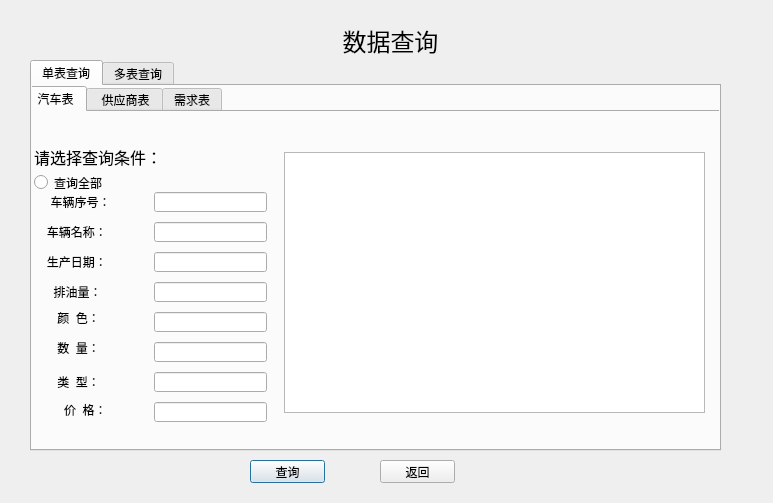
<?xml version="1.0" encoding="UTF-8"?>
<ui version="4.0">
 <class>cx</class>
 <widget class="QDialog" name="cx">
  <property name="geometry">
   <rect>
    <x>0</x>
    <y>0</y>
    <width>773</width>
    <height>503</height>
   </rect>
  </property>
  <property name="windowTitle">
   <string>Dialog</string>
  </property>
  <widget class="QLabel" name="label">
   <property name="geometry">
    <rect>
     <x>320</x>
     <y>20</y>
     <width>141</width>
     <height>41</height>
    </rect>
   </property>
   <property name="text">
    <string>&lt;html&gt;&lt;head/&gt;&lt;body&gt;&lt;p align=&quot;center&quot;&gt;&lt;span style=&quot; font-size:18pt;&quot;&gt;数据查询&lt;/span&gt;&lt;/p&gt;&lt;/body&gt;&lt;/html&gt;</string>
   </property>
  </widget>
  <widget class="QPushButton" name="cxButton">
   <property name="geometry">
    <rect>
     <x>250</x>
     <y>460</y>
     <width>75</width>
     <height>23</height>
    </rect>
   </property>
   <property name="text">
    <string>查询</string>
   </property>
  </widget>
  <widget class="QTabWidget" name="tabWidget">
   <property name="geometry">
    <rect>
     <x>30</x>
     <y>60</y>
     <width>691</width>
     <height>391</height>
    </rect>
   </property>
   <property name="currentIndex">
    <number>0</number>
   </property>
   <property name="iconSize">
    <size>
     <width>500</width>
     <height>30</height>
    </size>
   </property>
   <widget class="QWidget" name="tab">
    <attribute name="title">
     <string>单表查询</string>
    </attribute>
    <widget class="QTabWidget" name="tabWidget_2">
     <property name="geometry">
      <rect>
       <x>-10</x>
       <y>0</y>
       <width>701</width>
       <height>371</height>
      </rect>
     </property>
     <property name="layoutDirection">
      <enum>Qt::LeftToRight</enum>
     </property>
     <property name="autoFillBackground">
      <bool>false</bool>
     </property>
     <property name="currentIndex">
      <number>0</number>
     </property>
     <property name="iconSize">
      <size>
       <width>600</width>
       <height>16</height>
      </size>
     </property>
     <widget class="QWidget" name="tab_3">
      <attribute name="title">
       <string> 汽车表</string>
      </attribute>
      <widget class="QTableView" name="table1">
       <property name="geometry">
        <rect>
         <x>260</x>
         <y>40</y>
         <width>421</width>
         <height>261</height>
        </rect>
       </property>
      </widget>
      <widget class="QLabel" name="label_9">
       <property name="geometry">
        <rect>
         <x>10</x>
         <y>20</y>
         <width>161</width>
         <height>51</height>
        </rect>
       </property>
       <property name="text">
        <string>&lt;html&gt;&lt;head/&gt;&lt;body&gt;&lt;p&gt;&lt;span style=&quot; font-size:12pt;&quot;&gt;请选择查询条件：&lt;/span&gt;&lt;/p&gt;&lt;/body&gt;&lt;/html&gt;</string>
       </property>
      </widget>
      <widget class="QRadioButton" name="qc9">
       <property name="geometry">
        <rect>
         <x>10</x>
         <y>60</y>
         <width>89</width>
         <height>21</height>
        </rect>
       </property>
       <property name="text">
        <string>查询全部</string>
       </property>
      </widget>
      <widget class="QLineEdit" name="lineEditCar">
       <property name="geometry">
        <rect>
         <x>130</x>
         <y>80</y>
         <width>113</width>
         <height>20</height>
        </rect>
       </property>
      </widget>
      <widget class="QLineEdit" name="lineEditCar2">
       <property name="geometry">
        <rect>
         <x>130</x>
         <y>110</y>
         <width>113</width>
         <height>20</height>
        </rect>
       </property>
      </widget>
      <widget class="QLineEdit" name="lineEditCar3">
       <property name="geometry">
        <rect>
         <x>130</x>
         <y>140</y>
         <width>113</width>
         <height>20</height>
        </rect>
       </property>
      </widget>
      <widget class="QLineEdit" name="lineEditCar4">
       <property name="geometry">
        <rect>
         <x>130</x>
         <y>170</y>
         <width>113</width>
         <height>20</height>
        </rect>
       </property>
      </widget>
      <widget class="QLineEdit" name="lineEditCar5">
       <property name="geometry">
        <rect>
         <x>130</x>
         <y>200</y>
         <width>113</width>
         <height>20</height>
        </rect>
       </property>
      </widget>
      <widget class="QLineEdit" name="lineEditCar6">
       <property name="geometry">
        <rect>
         <x>130</x>
         <y>230</y>
         <width>113</width>
         <height>20</height>
        </rect>
       </property>
      </widget>
      <widget class="QLineEdit" name="lineEditCar7">
       <property name="geometry">
        <rect>
         <x>130</x>
         <y>260</y>
         <width>113</width>
         <height>20</height>
        </rect>
       </property>
      </widget>
      <widget class="QLineEdit" name="lineEditCar8">
       <property name="geometry">
        <rect>
         <x>130</x>
         <y>290</y>
         <width>113</width>
         <height>20</height>
        </rect>
       </property>
      </widget>
      <widget class="QLabel" name="label_3">
       <property name="geometry">
        <rect>
         <x>20</x>
         <y>80</y>
         <width>71</width>
         <height>20</height>
        </rect>
       </property>
       <property name="text">
        <string>  车辆序号：</string>
       </property>
      </widget>
      <widget class="QLabel" name="label_5">
       <property name="geometry">
        <rect>
         <x>13</x>
         <y>110</y>
         <width>71</width>
         <height>20</height>
        </rect>
       </property>
       <property name="text">
        <string>   车辆名称：</string>
       </property>
      </widget>
      <widget class="QLabel" name="label_14">
       <property name="geometry">
        <rect>
         <x>13</x>
         <y>140</y>
         <width>71</width>
         <height>20</height>
        </rect>
       </property>
       <property name="text">
        <string>   生产日期：</string>
       </property>
      </widget>
      <widget class="QLabel" name="label_15">
       <property name="geometry">
        <rect>
         <x>23</x>
         <y>170</y>
         <width>61</width>
         <height>20</height>
        </rect>
       </property>
       <property name="text">
        <string>  排油量：</string>
       </property>
      </widget>
      <widget class="QLabel" name="label_16">
       <property name="geometry">
        <rect>
         <x>30</x>
         <y>200</y>
         <width>54</width>
         <height>12</height>
        </rect>
       </property>
       <property name="text">
        <string> 颜  色：</string>
       </property>
      </widget>
      <widget class="QLabel" name="label_17">
       <property name="geometry">
        <rect>
         <x>30</x>
         <y>230</y>
         <width>54</width>
         <height>12</height>
        </rect>
       </property>
       <property name="text">
        <string> 数  量：</string>
       </property>
      </widget>
      <widget class="QLabel" name="label_18">
       <property name="geometry">
        <rect>
         <x>30</x>
         <y>260</y>
         <width>54</width>
         <height>20</height>
        </rect>
       </property>
       <property name="text">
        <string> 类  型：</string>
       </property>
      </widget>
      <widget class="QLabel" name="label_19">
       <property name="geometry">
        <rect>
         <x>40</x>
         <y>290</y>
         <width>71</width>
         <height>16</height>
        </rect>
       </property>
       <property name="text">
        <string>价  格：</string>
       </property>
      </widget>
     </widget>
     <widget class="QWidget" name="tab_4">
      <attribute name="title">
       <string> 供应商表</string>
      </attribute>
      <widget class="QTableView" name="table2">
       <property name="geometry">
        <rect>
         <x>250</x>
         <y>0</y>
         <width>431</width>
         <height>281</height>
        </rect>
       </property>
      </widget>
      <widget class="QLabel" name="label_8">
       <property name="geometry">
        <rect>
         <x>10</x>
         <y>20</y>
         <width>161</width>
         <height>51</height>
        </rect>
       </property>
       <property name="text">
        <string>&lt;html&gt;&lt;head/&gt;&lt;body&gt;&lt;p&gt;&lt;span style=&quot; font-size:12pt;&quot;&gt;请选择查询条件：&lt;/span&gt;&lt;/p&gt;&lt;/body&gt;&lt;/html&gt;</string>
       </property>
      </widget>
      <widget class="QRadioButton" name="gy5">
       <property name="geometry">
        <rect>
         <x>10</x>
         <y>70</y>
         <width>89</width>
         <height>31</height>
        </rect>
       </property>
       <property name="text">
        <string> 查询全部</string>
       </property>
      </widget>
      <widget class="QLabel" name="label_7">
       <property name="geometry">
        <rect>
         <x>40</x>
         <y>110</y>
         <width>71</width>
         <height>21</height>
        </rect>
       </property>
       <property name="text">
        <string>供应商编号：</string>
       </property>
      </widget>
      <widget class="QLabel" name="label_11">
       <property name="geometry">
        <rect>
         <x>30</x>
         <y>150</y>
         <width>71</width>
         <height>16</height>
        </rect>
       </property>
       <property name="text">
        <string> 供应商名 ：</string>
       </property>
      </widget>
      <widget class="QLabel" name="label_12">
       <property name="geometry">
        <rect>
         <x>10</x>
         <y>190</y>
         <width>101</width>
         <height>20</height>
        </rect>
       </property>
       <property name="autoFillBackground">
        <bool>false</bool>
       </property>
       <property name="text">
        <string>     所在城市：</string>
       </property>
      </widget>
      <widget class="QLabel" name="label_13">
       <property name="geometry">
        <rect>
         <x>20</x>
         <y>230</y>
         <width>71</width>
         <height>21</height>
        </rect>
       </property>
       <property name="text">
        <string>   联系电话：</string>
       </property>
      </widget>
      <widget class="QLineEdit" name="lineEditSale">
       <property name="geometry">
        <rect>
         <x>120</x>
         <y>110</y>
         <width>113</width>
         <height>20</height>
        </rect>
       </property>
      </widget>
      <widget class="QLineEdit" name="lineEditSale2">
       <property name="geometry">
        <rect>
         <x>120</x>
         <y>150</y>
         <width>113</width>
         <height>20</height>
        </rect>
       </property>
      </widget>
      <widget class="QLineEdit" name="lineEditSale3">
       <property name="geometry">
        <rect>
         <x>120</x>
         <y>190</y>
         <width>113</width>
         <height>20</height>
        </rect>
       </property>
      </widget>
      <widget class="QLineEdit" name="lineEditSale4">
       <property name="geometry">
        <rect>
         <x>120</x>
         <y>230</y>
         <width>113</width>
         <height>20</height>
        </rect>
       </property>
      </widget>
     </widget>
     <widget class="QWidget" name="tab_5">
      <attribute name="title">
       <string>需求表</string>
      </attribute>
      <widget class="QLabel" name="label_6">
       <property name="geometry">
        <rect>
         <x>10</x>
         <y>20</y>
         <width>161</width>
         <height>51</height>
        </rect>
       </property>
       <property name="text">
        <string>&lt;html&gt;&lt;head/&gt;&lt;body&gt;&lt;p&gt;&lt;span style=&quot; font-size:12pt;&quot;&gt;请选择查询条件：&lt;/span&gt;&lt;/p&gt;&lt;/body&gt;&lt;/html&gt;</string>
       </property>
      </widget>
      <widget class="QTableView" name="table3">
       <property name="geometry">
        <rect>
         <x>230</x>
         <y>0</y>
         <width>431</width>
         <height>281</height>
        </rect>
       </property>
      </widget>
      <widget class="QRadioButton" name="xq5">
       <property name="geometry">
        <rect>
         <x>20</x>
         <y>90</y>
         <width>89</width>
         <height>16</height>
        </rect>
       </property>
       <property name="text">
        <string> 查询所有</string>
       </property>
      </widget>
      <widget class="QLineEdit" name="lineEdit">
       <property name="geometry">
        <rect>
         <x>100</x>
         <y>120</y>
         <width>113</width>
         <height>20</height>
        </rect>
       </property>
       <property name="inputMask">
        <string/>
       </property>
       <property name="text">
        <string/>
       </property>
       <property name="frame">
        <bool>true</bool>
       </property>
       <property name="dragEnabled">
        <bool>false</bool>
       </property>
       <property name="readOnly">
        <bool>false</bool>
       </property>
       <property name="clearButtonEnabled">
        <bool>false</bool>
       </property>
      </widget>
      <widget class="QLabel" name="label_2">
       <property name="geometry">
        <rect>
         <x>10</x>
         <y>120</y>
         <width>81</width>
         <height>16</height>
        </rect>
       </property>
       <property name="text">
        <string>  供应商编号： </string>
       </property>
      </widget>
      <widget class="QLabel" name="label_10">
       <property name="geometry">
        <rect>
         <x>10</x>
         <y>220</y>
         <width>71</width>
         <height>16</height>
        </rect>
       </property>
       <property name="text">
        <string>  需求数量</string>
       </property>
      </widget>
      <widget class="QLabel" name="label_4">
       <property name="geometry">
        <rect>
         <x>10</x>
         <y>170</y>
         <width>71</width>
         <height>16</height>
        </rect>
       </property>
       <property name="text">
        <string>  汽车编号：</string>
       </property>
      </widget>
      <widget class="QLineEdit" name="lineEdit2">
       <property name="geometry">
        <rect>
         <x>100</x>
         <y>170</y>
         <width>113</width>
         <height>20</height>
        </rect>
       </property>
      </widget>
      <widget class="QLineEdit" name="lineEdit3">
       <property name="geometry">
        <rect>
         <x>100</x>
         <y>220</y>
         <width>113</width>
         <height>20</height>
        </rect>
       </property>
      </widget>
     </widget>
    </widget>
   </widget>
   <widget class="QWidget" name="tab_2">
    <attribute name="title">
     <string>多表查询</string>
    </attribute>
    <widget class="QLabel" name="label_20">
     <property name="geometry">
      <rect>
       <x>20</x>
       <y>80</y>
       <width>211</width>
       <height>91</height>
      </rect>
     </property>
     <property name="text">
      <string>查询指定供应商需求的汽车详细信息</string>
     </property>
    </widget>
    <widget class="QTableView" name="tableView">
     <property name="geometry">
      <rect>
       <x>250</x>
       <y>10</y>
       <width>421</width>
       <height>301</height>
      </rect>
     </property>
    </widget>
    <widget class="QLabel" name="label_21">
     <property name="geometry">
      <rect>
       <x>10</x>
       <y>240</y>
       <width>131</width>
       <height>31</height>
      </rect>
     </property>
     <property name="text">
      <string>  请输入供应商号：</string>
     </property>
    </widget>
    <widget class="QLineEdit" name="tableslineEdit">
     <property name="geometry">
      <rect>
       <x>60</x>
       <y>290</y>
       <width>161</width>
       <height>21</height>
      </rect>
     </property>
    </widget>
   </widget>
  </widget>
  <widget class="QPushButton" name="backButton">
   <property name="geometry">
    <rect>
     <x>380</x>
     <y>460</y>
     <width>75</width>
     <height>23</height>
    </rect>
   </property>
   <property name="text">
    <string>返回</string>
   </property>
  </widget>
  <zorder>tabWidget</zorder>
  <zorder>cxButton</zorder>
  <zorder>label</zorder>
  <zorder>backButton</zorder>
 </widget>
 <resources/>
 <connections/>
</ui>
